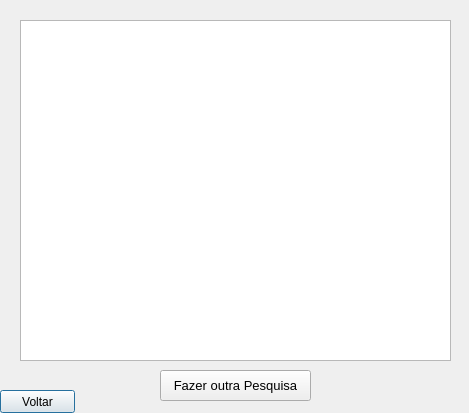
<?xml version="1.0" encoding="UTF-8"?>
<ui version="4.0">
 <class>Dialog</class>
 <widget class="QDialog" name="Dialog">
  <property name="geometry">
   <rect>
    <x>0</x>
    <y>0</y>
    <width>469</width>
    <height>413</height>
   </rect>
  </property>
  <property name="windowTitle">
   <string>Dialog</string>
  </property>
  <widget class="QTableWidget" name="tableWidget">
   <property name="geometry">
    <rect>
     <x>20</x>
     <y>20</y>
     <width>431</width>
     <height>341</height>
    </rect>
   </property>
  </widget>
  <widget class="QPushButton" name="voltarButton">
   <property name="geometry">
    <rect>
     <x>0</x>
     <y>390</y>
     <width>75</width>
     <height>23</height>
    </rect>
   </property>
   <property name="text">
    <string>Voltar</string>
   </property>
  </widget>
  <widget class="QPushButton" name="pesquisarButton">
   <property name="geometry">
    <rect>
     <x>160</x>
     <y>370</y>
     <width>151</width>
     <height>31</height>
    </rect>
   </property>
   <property name="font">
    <font>
     <family>Arial</family>
     <pointsize>10</pointsize>
    </font>
   </property>
   <property name="text">
    <string>Fazer outra Pesquisa</string>
   </property>
  </widget>
 </widget>
 <resources/>
 <connections/>
</ui>
